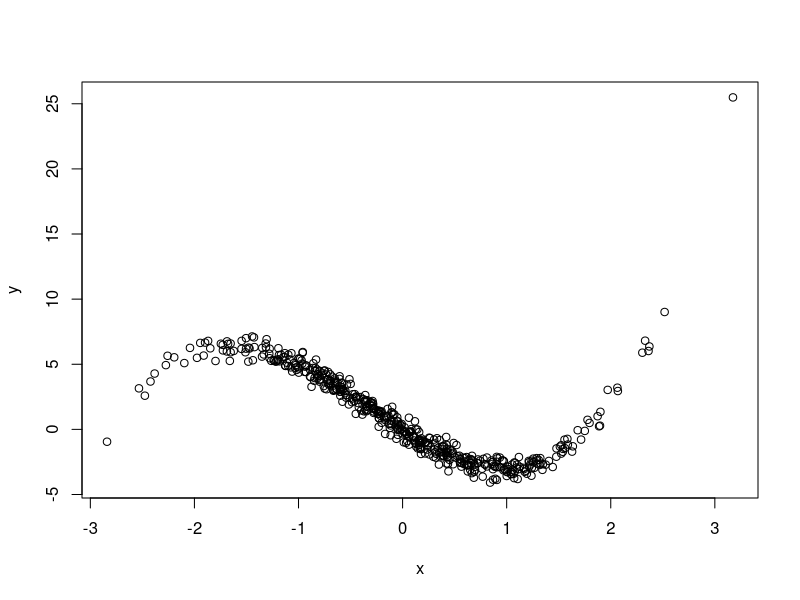
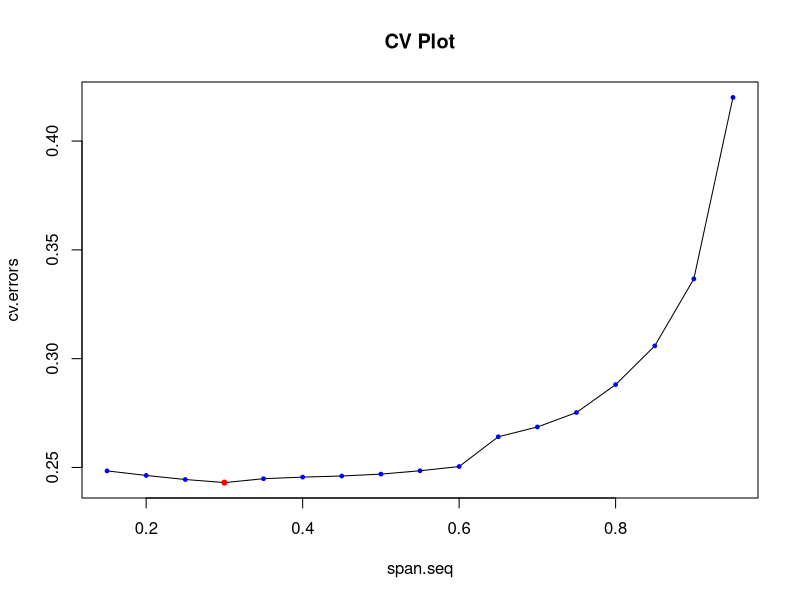
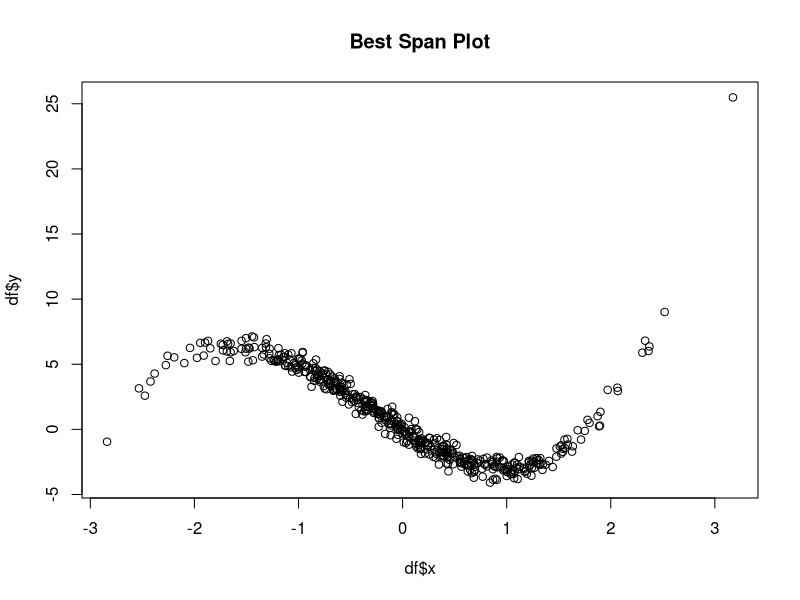

Recreate these plots in R, in order. (Note: this script raises an error after producing the figures.)
##How do I decide what span to use in LOESS regression in R?
###1.Set up a toy data frame.

set.seed(4)
x <- rnorm(n = 500)
y <- (x)^3 + (x - 3)^2 + (x - 8) - 1 + rnorm(n = 500, sd = 0.5)
plot(x, y)
df <- data.frame(x, y)

###2.Set up useful variables to handle cross-validation loop.

span.seq <- seq(from = 0.15, to = 0.95, by = 0.05) #explores range of spans
k <- 10 #number of folds
set.seed(1) # replicate results
folds <- sample(x = 1:k, size = length(x), replace = TRUE)
cv.error.mtrx <- matrix(rep(x = NA, times = k * length(span.seq)), 
                        nrow = length(span.seq), ncol = k)

### 3.Run a nested for loop iterating over each span possibility in span.seq, 
###and each fold in folds.
for(i in 1:length(span.seq)) {
  for(j in 1:k) {
    loess.fit <- loess(formula = y ~ x, data = df[folds != j, ], span = span.seq[i])
    preds <- predict(object = loess.fit, newdata = df[folds == j, ])
    cv.error.mtrx[i, j] <- mean((df$y[folds == j] - preds)^2, na.rm = TRUE)
    # some predictions result in `NA` because of the `x` ranges in each fold
  }
}

####4.Calculate average cross-validation mean square error from each of the 10 folds:
###CV(10)=(1/10)∑_{1}^{10}MSEi
cv.errors <- rowMeans(cv.error.mtrx)

##5.Find which span resulted in the lowest MSE
best.span.i <- which.min(cv.errors)
best.span.i
span.seq[best.span.i]

###6. Plot your results.
plot(x = span.seq, y = cv.errors, type = "l", main = "CV Plot")
points(x = span.seq, y = cv.errors, 
       pch = 20, cex = 0.75, col = "blue")
points(x = span.seq[best.span.i], y = cv.errors[best.span.i], 
       pch = 20, cex = 1, col = "red")

best.loess.fit <- loess(formula = y ~ x, data = df, 
                        span = span.seq[best.span.i])

x.seq <- seq(from = min(x), to = max(x), length = 100)

plot(x = df$x, y = df$y, main = "Best Span Plot")
lines(x = x.seq, y = predict(object = best.loess.fit, 
                             newdata = data.frame(x = xp2.seq)), 
      col = "red", lwd = 2)